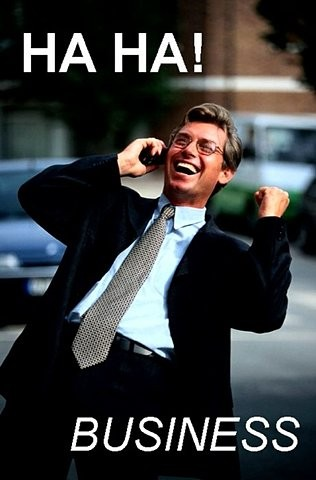
#> input picture experimental/haha_business.jpg, 316 x 480 px
$ python center_of_shape.py --image haha_business.jpg
#> lines starting #> are read from the running program, lines starting #| are printed output that depends on the picture; after the words box and inside, x2 and y2 are one past the last pixel; in counts of white or black regions, pixels touching at a corner belong together
# import the necessary packages
import argparse
import imutils
import cv2

# construct the argument parse and parse the arguments
ap = argparse.ArgumentParser()
ap.add_argument("-i", "--image", required=True,
    help="path to the input image")
args = vars(ap.parse_args())

# load the image, convert it to grayscale, blur it slightly,
# and threshold it
image = cv2.imread(args["image"])
#> image is the input picture: shape (480, 316, 3); mean B, G, R 58.3, 57.5, 55.8
gray = cv2.cvtColor(image, cv2.COLOR_BGR2GRAY)
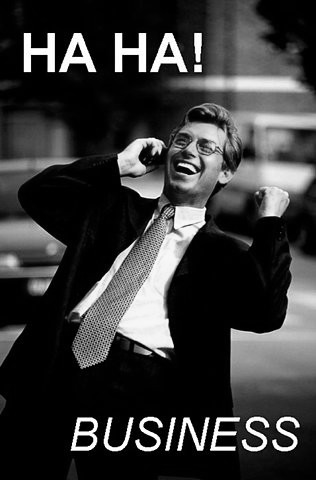
#> gray: shape (480, 316); min 0, max 255, mean 57.1
blurred = cv2.GaussianBlur(gray, (5, 5), 0)
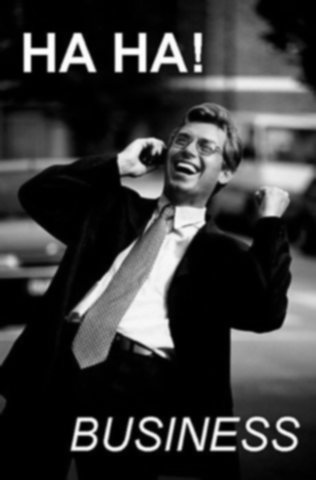
#> blurred: shape (480, 316); min 0, max 254, mean 57.1
thresh = cv2.threshold(blurred, 120, 255, cv2.THRESH_BINARY)[1]
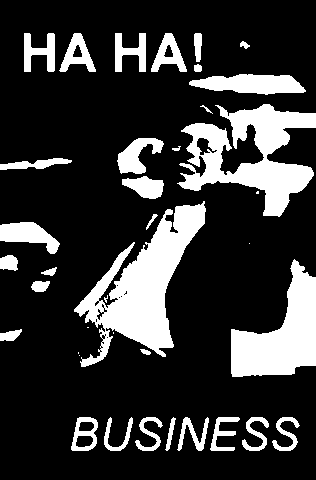
#> thresh: shape (480, 316); 21.1% white; 38 white regions (7 under 20 px), largest, box (x1, y1, x2, y2) and area: (74, 201, 206, 367) 8297, (177, 104, 316, 217) 7096, (231, 259, 316, 377) 5334

cv2.imshow("threshold", thresh)
cv2.waitKey(0)
